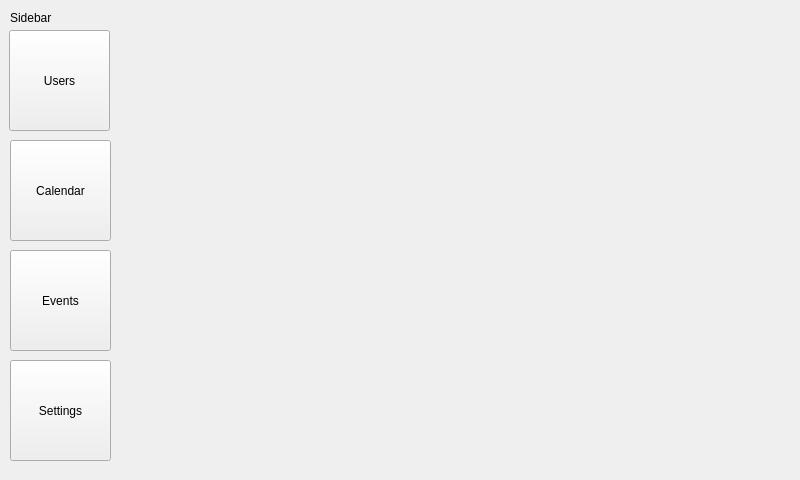
<?xml version="1.0" encoding="UTF-8"?>
<ui version="4.0">
 <class>MainWindow</class>
 <widget class="QMainWindow" name="MainWindow">
  <property name="geometry">
   <rect>
    <x>0</x>
    <y>0</y>
    <width>800</width>
    <height>480</height>
   </rect>
  </property>
  <property name="maximumSize">
   <size>
    <width>800</width>
    <height>480</height>
   </size>
  </property>
  <property name="windowTitle">
   <string>MainWindow</string>
  </property>
  <widget class="QWidget" name="centralwidget">
   <widget class="QWidget" name="navigation" native="true">
    <property name="geometry">
     <rect>
      <x>0</x>
      <y>0</y>
      <width>120</width>
      <height>480</height>
     </rect>
    </property>
    <widget class="QPushButton" name="b_user">
     <property name="geometry">
      <rect>
       <x>9</x>
       <y>30</y>
       <width>101</width>
       <height>101</height>
      </rect>
     </property>
     <property name="text">
      <string>Users</string>
     </property>
    </widget>
    <widget class="QPushButton" name="b_calendar">
     <property name="geometry">
      <rect>
       <x>10</x>
       <y>140</y>
       <width>101</width>
       <height>101</height>
      </rect>
     </property>
     <property name="text">
      <string>Calendar</string>
     </property>
    </widget>
    <widget class="QPushButton" name="b_events">
     <property name="geometry">
      <rect>
       <x>10</x>
       <y>250</y>
       <width>101</width>
       <height>101</height>
      </rect>
     </property>
     <property name="text">
      <string>Events</string>
     </property>
    </widget>
    <widget class="QPushButton" name="b_settings">
     <property name="geometry">
      <rect>
       <x>10</x>
       <y>360</y>
       <width>101</width>
       <height>101</height>
      </rect>
     </property>
     <property name="text">
      <string>Settings</string>
     </property>
    </widget>
    <widget class="QLabel" name="l_sidebar">
     <property name="geometry">
      <rect>
       <x>10</x>
       <y>10</y>
       <width>101</width>
       <height>16</height>
      </rect>
     </property>
     <property name="text">
      <string>Sidebar</string>
     </property>
    </widget>
   </widget>
   <widget class="QWidget" name="container" native="true">
    <property name="geometry">
     <rect>
      <x>130</x>
      <y>10</y>
      <width>660</width>
      <height>460</height>
     </rect>
    </property>
   </widget>
  </widget>
 </widget>
 <resources/>
 <connections/>
</ui>
